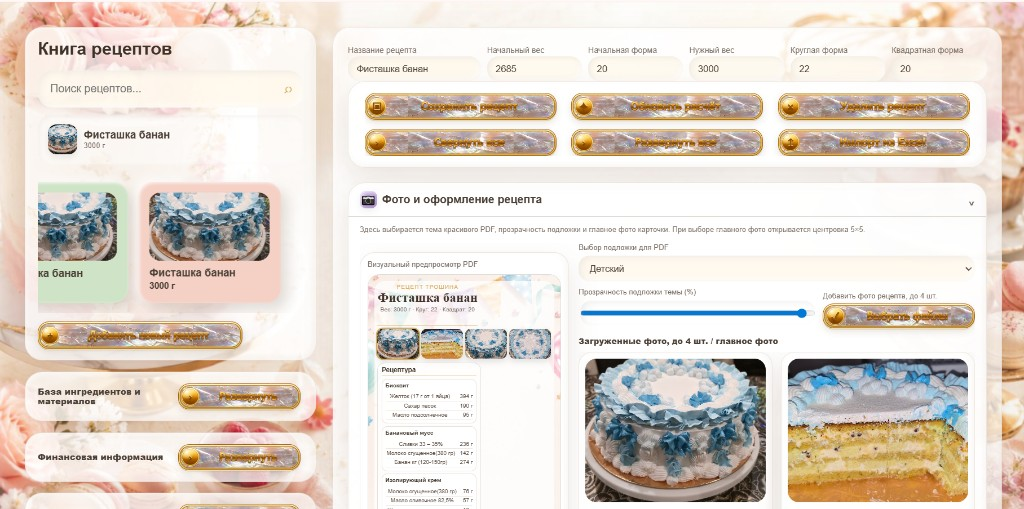
#> input picture assets/app-kniga-ui-wide.png, 1024 x 509 px
$ python -i optimize-images.py   (imports and definitions only)
#> lines starting #> are read from the running program, lines starting #| are printed output that depends on the picture
#!/usr/bin/env python3
"""Сканирует assets/foto/, собирает works-manifest, WebP thumb/full, hero и прочие медиа."""

from __future__ import annotations

import json
import re
import sys
from pathlib import Path

from PIL import Image

Image.MAX_IMAGE_PIXELS = 200_000_000

ROOT = Path(__file__).resolve().parent.parent
MANIFEST_PATH = ROOT / "works-manifest.json"
WEB = ROOT / "assets" / "web"
FOTO = ROOT / "assets" / "foto"
FOTO_LEGACY = ROOT / "assets" / "foto robot"
FOTO_PREFIX = "assets/foto/"
FOTO_LEGACY_PREFIX = "assets/foto robot/"

THUMB_MAX = 560
FULL_MAX = 1800
HERO_MAX = 1400
ABOUT_MAX = 1200
BG_MAX = 1920
LOGO_MAX = 512

THUMB_QUALITY = 82
FULL_QUALITY = 85

IMAGE_EXT = {".jpg", ".jpeg", ".png", ".webp"}
SKIP_DIR_NAMES = {".picasaoriginals", "__pycache__"}
CATEGORY_DISPLAY = {
    "cakes": "Торты",
    "marshmallow": "Зефирные композиции",
    "easter-baking": "Пасхальная выпечка",
}
SOURCE_FOLDER_TO_SLUG = {
    "Торты": "cakes",
    "Зефирные композиции": "marshmallow",
    "Пасхальная выпечка": "easter-baking",
    "cakes": "cakes",
    "marshmallow": "marshmallow",
    "easter-baking": "easter-baking",
}
HERO_FOLDER = "cakes"
ABOUT_FOLDER = "marshmallow"
ABOUT_PREFERRED = "1.jpg"


# [59 lines left out: functions web_path, save_webp_rgba, save_webp, not called in this run]


def rel_posix(p: Path) -> str:
    return p.relative_to(ROOT).as_posix()


# [50 lines left out: functions image_sort_key, list_category_images, resolve_foto_root, scan_foto_albums, not called in this run]


def process_source_image(src: Path) -> dict | None:
    source_rel = rel_posix(src)
    thumb = web_path("thumb", source_rel)
    full = web_path("full", source_rel)
    ok_t = save_webp(src, thumb, THUMB_MAX, THUMB_QUALITY)
    ok_f = save_webp(src, full, FULL_MAX, FULL_QUALITY)
    if not ok_t and not ok_f:
        return None
    return {"thumb": rel_posix(thumb), "full": rel_posix(full)}


# [91 lines left out: functions pick_newest, pick_about_source, write_js_global, main, not called in this run]


# [2 lines not run here, left out]

>>> import cv2
>>> picture = cv2.imread('../assets/app-kniga-ui-wide.png', cv2.IMREAD_GRAYSCALE)
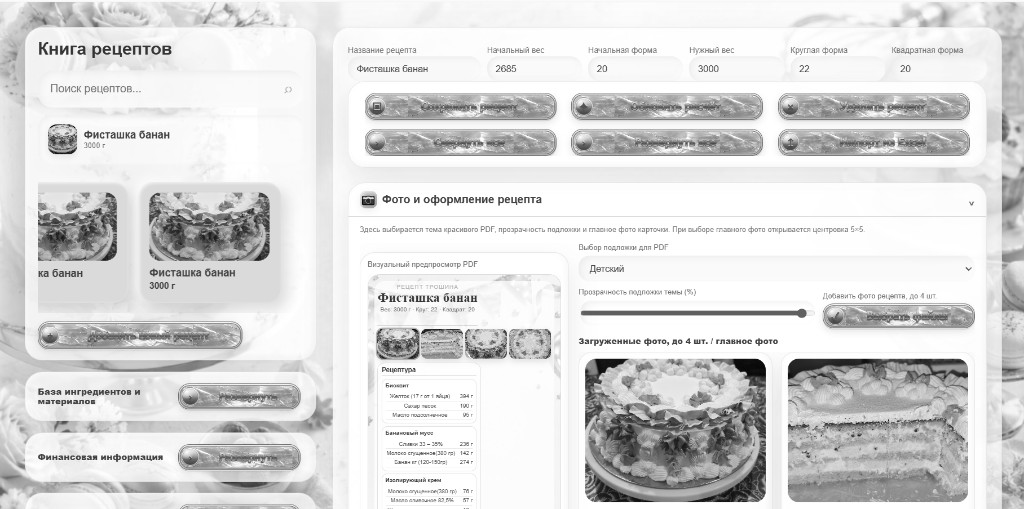
#> picture: shape (509, 1024); min 1, max 255, mean 218.6
#> (the run stopped early here; a loop or call above may not have finished)

$ run again, on assets/foto robot/cakes/20240210_211112.jpg
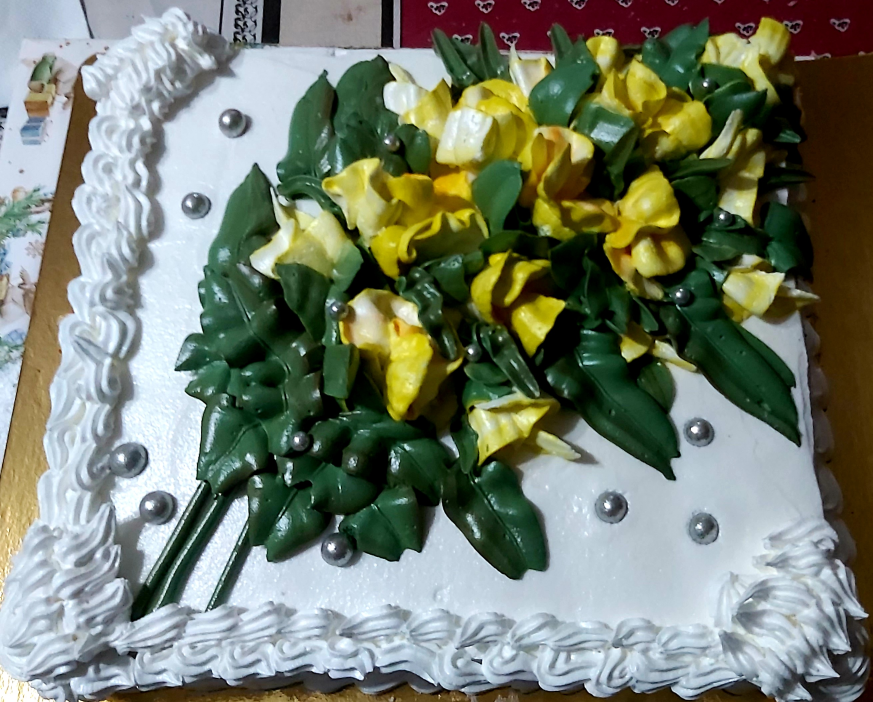
#> input picture assets/foto robot/cakes/20240210_211112.jpg, 2618 x 2106 px (shown at 1/3 size)
#> `picture = cv2.imread('../assets/app-kniga-ui-wide.png', cv2.IMREAD_GRA..`:
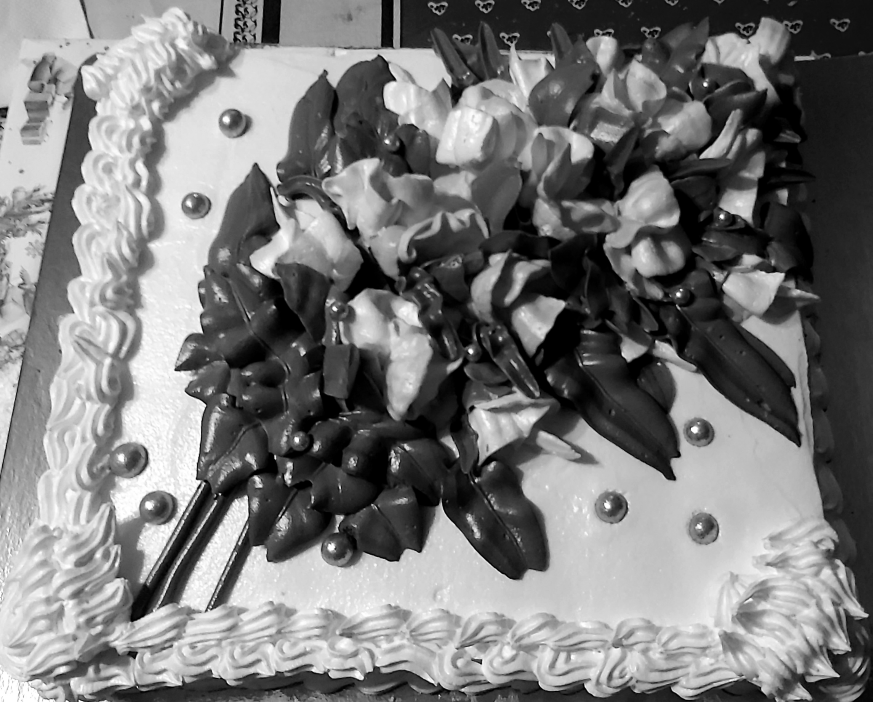
#> picture: shape (2106, 2618) (shown at 1/3 size); min 0, max 255, mean 121.6
